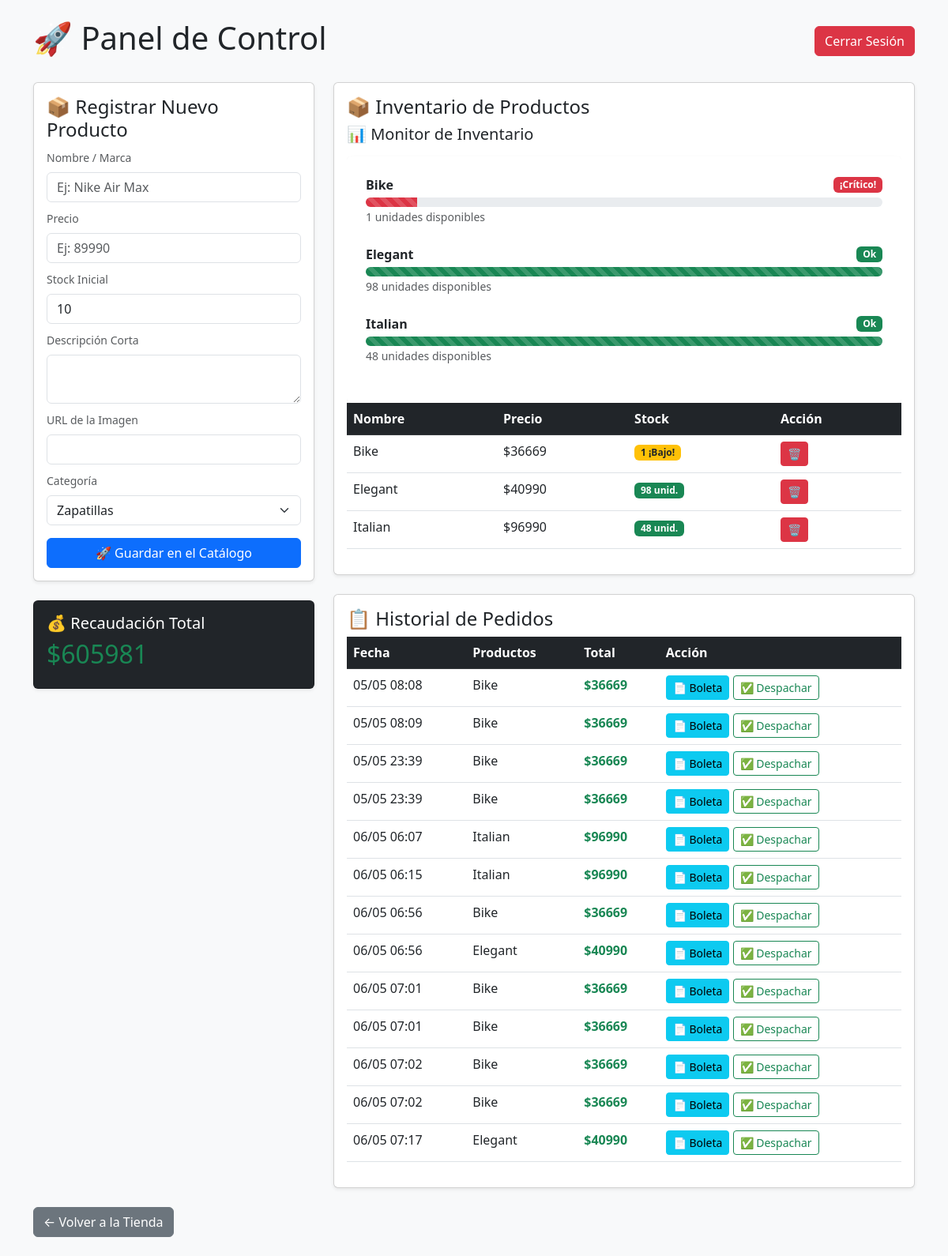
Before: /admin (signed in) with the older database file.
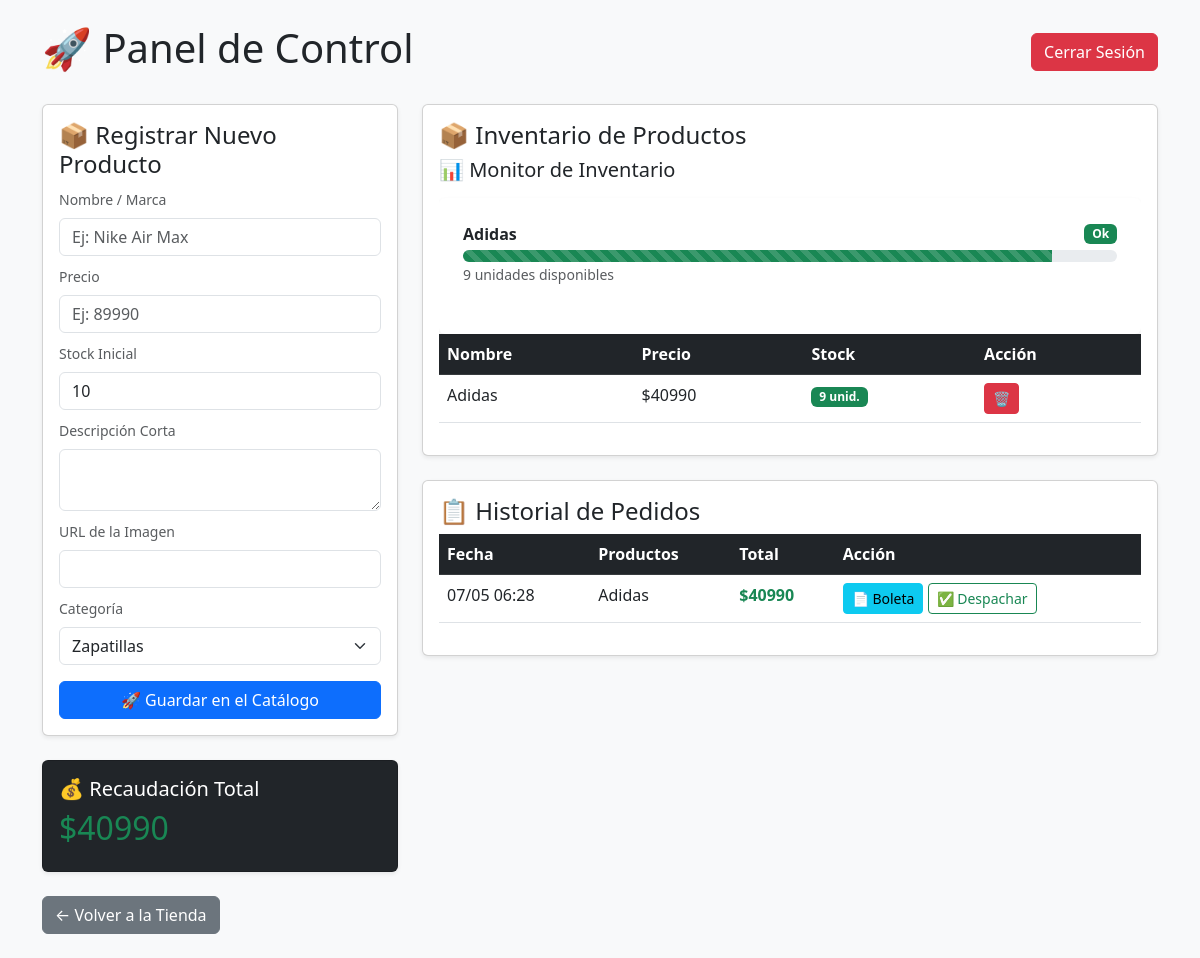
After: the same page with the newer database file.
### app.py (models this page shows)
class Producto(db.Model):
    id = db.Column(db.Integer, primary_key=True)
    nombre = db.Column(db.String(100), nullable=False)
    precio = db.Column(db.Integer, nullable=False)
    descripcion = db.Column(db.String(500))
    imagen = db.Column(db.String(500))
    categoria = db.Column(db.String(50))
    stock = db.Column(db.Integer, default=10)

class Pedido(db.Model):
    id = db.Column(db.Integer, primary_key=True)
    productos_nombres = db.Column(db.String(500))
    total_pagado = db.Column(db.Integer)
    fecha = db.Column(db.DateTime, default=db.func.now())

### app.py (the view, shortened to what this page needs)
@app.route('/admin', methods=['GET', 'POST'])
def admin():
    if not session.get('admin_logueado'): return redirect(url_for('login'))
    productos = Producto.query.all()
    pedidos = Pedido.query.all()
    recaudacion = sum(p.total_pagado for p in pedidos) if pedidos else 0
    return render_template('admin.html', productos=productos, pedidos=pedidos, recaudacion=recaudacion)

### templates/admin.html (shortened to what this page needs)
<!DOCTYPE html>
<html lang="es">
<head>
    <link href="https://cdn.jsdelivr.net/npm/bootstrap@5.3.0/dist/css/bootstrap.min.css" rel="stylesheet">
</head>
<body class="bg-light p-4">
    <div class="container">
        <div class="d-flex justify-content-between align-items-center mb-4">
            <h1>🚀 Panel de Control</h1>
            <a href="/logout" class="btn btn-danger">Cerrar Sesión</a>
        </div>
        <div class="row">
            <div class="col-md-4">
                <div class="card p-3 shadow-sm mb-4">
                    <h4>📦 Registrar Nuevo Producto</h4>
                    <form method="POST">
                        <div class="mb-2">
                            <label class="form-label text-muted small">Nombre / Marca</label>
                            <input type="text" name="nombre" class="form-control" placeholder="Ej: Nike Air Max" required>
                        </div>
                        <div class="mb-2">
                            <label class="form-label text-muted small">Precio</label>
                            <input type="number" name="precio" class="form-control" placeholder="Ej: 89990" required>
                        </div>
                        <div class="mb-2">
                            <label class="form-label text-muted small">Stock Inicial</label>
                            <input type="number" name="stock" class="form-control" value="10" required>
                        </div>
                        <div class="mb-2">
                            <label class="form-label text-muted small">Descripción Corta</label>
                            <textarea name="descripcion" class="form-control" rows="2"></textarea>
                        </div>
                        <div class="mb-2">
                            <label class="form-label text-muted small">URL de la Imagen</label>
                            <input type="text" name="imagen" class="form-control">
                        </div>
                        <div class="mb-3">
                            <label class="form-label text-muted small">Categoría</label>
                            <select name="categoria" class="form-select" required>
                                <option value="Zapatillas">Zapatillas</option>
                            </select>
                        </div>
                        <button type="submit" class="btn btn-primary w-100">🚀 Guardar en el Catálogo</button>
                    </form>
                </div>
                <div class="card p-3 bg-dark text-white shadow-sm">
                    <h5>💰 Recaudación Total</h5>
                    <h2 class="text-success">${{ recaudacion }}</h2>
                </div>
            </div>
            <div class="col-md-8">
                <div class="card p-3 shadow-sm mb-4">
                    <h4>📦 Inventario de Productos</h4>
                    <div class="table-responsive">
                        <table class="table table-hover">
                            <thead class="table-dark">
                                <tr>
                                    <th>Nombre</th>
                                    <th>Precio</th>
                                    <th>Stock</th>
                                    <th>Acción</th>
                                </tr>
                            </thead>
                            <tbody>
                                {% for producto in productos %}
                                <tr>
                                    <td>{{ producto.nombre }}</td>
                                    <td>${{ producto.precio }}</td>
                                    <td>
                                        {% if producto.stock > 3 %}
                                            <span class="badge bg-success">{{ producto.stock }} unid.</span>
                                        {% elif producto.stock > 0 %}
                                            <span class="badge bg-warning text-dark">{{ producto.stock }} ¡Bajo!</span>
                                        {% else %}
                                            <span class="badge bg-danger">SIN STOCK</span>
                                        {% endif %}
                                    </td>
                                    <td>
                                        <a href="{{ url_for('eliminar_producto', id=producto.id) }}" class="btn btn-sm btn-danger" onclick="return confirm('¿Borrar?')">🗑️</a>
                                    </td>
                                </tr>
                                {% endfor %}
                            </tbody>
                            <h5 class="mb-3">📊 Monitor de Inventario</h5>
                                  <div class="card p-4 shadow-sm border-0">
                                      {% for p in productos %}
                                      <div class="mb-4">
                                          <div class="d-flex justify-content-between align-items-center mb-1">
                                              <span class="fw-bold text-dark">{{ p.nombre }}</span>
                                              {% if p.stock < 3 %}
                                                  <span class="badge bg-danger">¡Crítico!</span>
                                              {% elif p.stock < 6 %}
                                                  <span class="badge bg-warning text-dark">Reponer</span>
                                              {% else %}
                                                  <span class="badge bg-success">Ok</span>
                                              {% endif %}
                                          </div>
                                          <div class="progress" style="height: 12px; background-color: #e9ecef;">
                                              {% set ancho = (p.stock * 10) if p.stock <= 10 else 100 %}
                                              <div class="progress-bar progress-bar-striped progress-bar-animated
                                                  {% if p.stock < 3 %} bg-danger
                                                  {% elif p.stock < 6 %} bg-warning
                                                  {% else %} bg-success {% endif %}"
                                                  role="progressbar"
                                                  style="width: {{ ancho }}%;">
                                              </div>
                                          </div>
                                          <small class="text-muted">{{ p.stock }} unidades disponibles</small>
                                      </div>
                                      {% endfor %}
                                  </div>
                            </div>
                    </div>
                </div>
                <div class="card p-3 shadow-sm">
                    <h4>📋 Historial de Pedidos</h4>
                    <div class="table-responsive">
                        <table class="table table-hover">
                            <thead class="table-dark">
                                <tr>
                                    <th>Fecha</th>
                                    <th>Productos</th>
                                    <th>Total</th>
                                    <th>Acción</th>
                                </tr>
                            </thead>
                            <tbody>
                                {% for pedido in pedidos %}
                                <tr>
                                    <td>{{ pedido.fecha.strftime('%d/%m %H:%M') }}</td>
                                    <td>{{ pedido.productos_nombres }}</td>
                                    <td class="text-success fw-bold">${{ pedido.total_pagado }}</td>
                                    <td>
                                        <a href="{{ url_for('imprimir_boleta', id=pedido.id) }}" class="btn btn-sm btn-info" target="_blank">📄 Boleta</a>
                                        <a href="{{ url_for('eliminar_pedido', id=pedido.id) }}" class="btn btn-sm btn-outline-success">✅ Despachar</a>
                                    </td>
                                </tr>
                                {% else %}
                                <tr><td colspan="4" class="text-center text-muted">No hay ventas.</td></tr>
                                {% endfor %}
                            </tbody>
                        </table>
                    </div>
                </div>
            </div>
        </div>
        <br>
        <a href="/" class="btn btn-secondary">← Volver a la Tienda</a>
</body>
</html>

Changed rows visible on the page:
removed Producto: nombre "Elegant", precio "40990", stock "98", shows "Ok"
removed Producto: nombre "Italian", precio "96990", stock "48", shows "Ok"
removed Pedido: fecha "05/05 08:08", productos_nombres "Bike", total_pagado "36669"
removed Pedido: fecha "05/05 08:09", productos_nombres "Bike", total_pagado "36669"
removed Pedido: fecha "05/05 23:39", productos_nombres "Bike", total_pagado "36669"
removed Pedido: fecha "05/05 23:39", productos_nombres "Bike", total_pagado "36669"
removed Pedido: fecha "06/05 06:07", productos_nombres "Italian", total_pagado "96990"
removed Pedido: fecha "06/05 06:15", productos_nombres "Italian", total_pagado "96990"
removed Pedido: fecha "06/05 06:56", productos_nombres "Bike", total_pagado "36669"
removed Pedido: fecha "06/05 06:56", productos_nombres "Elegant", total_pagado "40990"
removed Pedido: fecha "06/05 07:01", productos_nombres "Bike", total_pagado "36669"
removed Pedido: fecha "06/05 07:01", productos_nombres "Bike", total_pagado "36669"
removed Pedido: fecha "06/05 07:02", productos_nombres "Bike", total_pagado "36669"
removed Pedido: fecha "06/05 07:02", productos_nombres "Bike", total_pagado "36669"
removed Pedido: fecha "06/05 07:17", productos_nombres "Elegant", total_pagado "40990"
changed Producto: nombre "Bike" → "Adidas"; precio "36669" → "40990"; stock "1" → "9"; stock "¡Bajo! ¡Crítico!" → "unid. Ok"
added Pedido: fecha "07/05 06:28", productos_nombres "Adidas", total_pagado "40990"
Other visible differences:
{{ recaudacion }}: "605981" → "40990"
